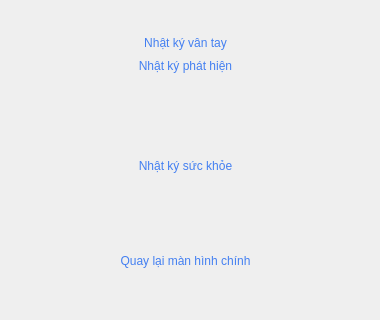
    <widget class="QWidget" name="MenuSucKhoe">
     <widget class="QPushButton" name="vantayButton">
      <property name="geometry">
       <rect>
        <x>20</x>
        <y>12</y>
        <width>331</width>
        <height>61</height>
       </rect>
      </property>
      <property name="styleSheet">
       <string notr="true">QPushButton#vantayButton{
				color: rgba(67, 127, 241,1);
				border-top-left-radius: 20px;
				border-top-right-radius: 20px;
				border-bottom-right-radius: 20px;
				border-bottom-left-radius: 20px;
				
				
	
	
	font: 75 20pt &quot;Roboto&quot;;
				
	border-image: url(:/newPrefix/fileanh/background.jpg);
}
QPushButton#vantayButton:hover{
				color: rgb(255,255,255);
				background-color: rgb(67, 1, 241);
				border-image:none;
}
QPushButton#vantayButton:pressed{
				padding-left: 2px;
				padding-top: 2px;
				
}</string>
      </property>
      <property name="text">
       <string>Nhật ký vân tay</string>
      </property>
     </widget>
     <widget class="QPushButton" name="phathienButton">
      <property name="geometry">
       <rect>
        <x>20</x>
        <y>20</y>
        <width>331</width>
        <height>91</height>
       </rect>
      </property>
      <property name="styleSheet">
       <string notr="true">QPushButton#phathienButton{
				color: rgba(67, 127, 241,1);
				border-top-left-radius: 20px;
				border-top-right-radius: 20px;
				border-bottom-right-radius: 20px;
				border-bottom-left-radius: 20px;
				
				
	
	
	font: 75 20pt &quot;Roboto&quot;;
				
	border-image: url(:/newPrefix/fileanh/background.jpg);
}
QPushButton#phathienButton:hover{
				color: rgb(255,255,255);
				background-color: rgb(67, 1, 241);
				border-image:none;
}
QPushButton#phathienButton:pressed{
				padding-left: 2px;
				padding-top: 2px;
				
}</string>
      </property>
      <property name="text">
       <string>Nhật ký phát hiện</string>
      </property>
     </widget>
     <widget class="QPushButton" name="backButton1">
      <property name="geometry">
       <rect>
        <x>20</x>
        <y>220</y>
        <width>331</width>
        <height>81</height>
       </rect>
      </property>
      <property name="styleSheet">
       <string notr="true">QPushButton#backButton1{
				color: rgba(67, 127, 241,1);
				border-top-left-radius: 20px;
				border-top-right-radius: 20px;
				border-bottom-right-radius: 20px;
				border-bottom-left-radius: 20px;
				
				
	
	
	font: 75 20pt &quot;Roboto&quot;;
				
	border-image: url(:/newPrefix/fileanh/background.jpg);
}
QPushButton#backButton1:hover{
				color: rgb(255,255,255);
				background-color: rgb(67, 1, 241);
				border-image:none;
}
QPushButton#backButton1:pressed{
				padding-left: 2px;
				padding-top: 2px;
				
}</string>
      </property>
      <property name="text">
       <string>Quay lại màn hình chính</string>
      </property>
     </widget>
     <widget class="QPushButton" name="suckhoeButton">
      <property name="geometry">
       <rect>
        <x>20</x>
        <y>120</y>
        <width>331</width>
        <height>91</height>
       </rect>
      </property>
      <property name="styleSheet">
       <string notr="true">QPushButton#suckhoeButton{
				color: rgba(67, 127, 241,1);
				border-top-left-radius: 20px;
				border-top-right-radius: 20px;
				border-bottom-right-radius: 20px;
				border-bottom-left-radius: 20px;
				
				
	
	
	font: 75 20pt &quot;Roboto&quot;;
				
	border-image: url(:/newPrefix/fileanh/background.jpg);
}
QPushButton#suckhoeButton:hover{
				color: rgb(255,255,255);
				background-color: rgb(67, 1, 241);
				border-image:none;
}
QPushButton#suckhoeButton:pressed{
				padding-left: 2px;
				padding-top: 2px;
				
}</string>
      </property>
      <property name="text">
       <string>Nhật ký sức khỏe</string>
      </property>
     </widget>
     <widget class="QLabel" name="label_63">
      <property name="geometry">
       <rect>
        <x>0</x>
        <y>0</y>
        <width>371</width>
        <height>311</height>
       </rect>
      </property>
      <property name="styleSheet">
       <string notr="true">border-image: url(:/newPrefix/fileanh/background1.jpg);
				border-top-left-radius: 20px;
				border-top-right-radius: 20px;
				border-bottom-right-radius: 20px;
				border-bottom-left-radius: 20px;</string>
      </property>
      <property name="text">
       <string/>
      </property>
     </widget>
     <zorder>vantayButton</zorder>
     <zorder>label_63</zorder>
     <zorder>phathienButton</zorder>
     <zorder>backButton1</zorder>
     <zorder>suckhoeButton</zorder>
    </widget>
